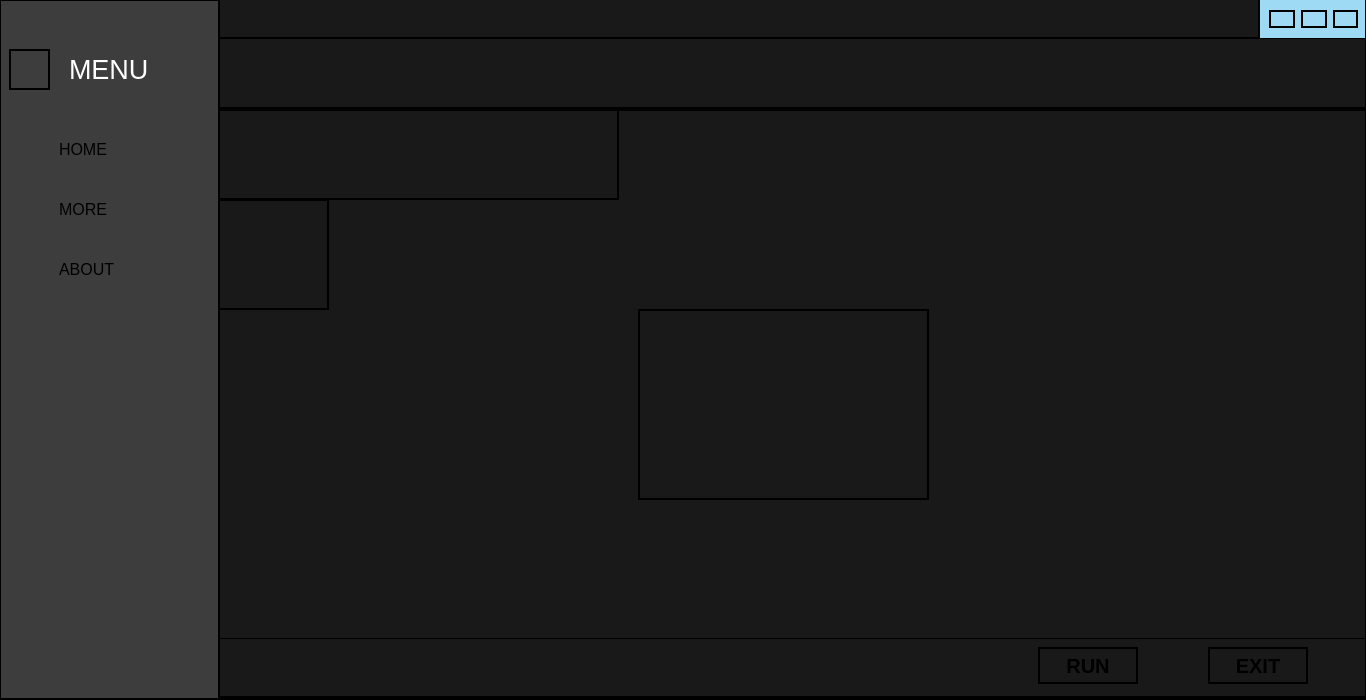
<?xml version="1.0" encoding="UTF-8"?>
<ui version="4.0">
 <class>MainWindow</class>
 <widget class="QMainWindow" name="MainWindow">
  <property name="geometry">
   <rect>
    <x>0</x>
    <y>0</y>
    <width>1366</width>
    <height>700</height>
   </rect>
  </property>
  <property name="windowTitle">
   <string>MainWindow</string>
  </property>
  <widget class="QWidget" name="centralwidget">
   <property name="styleSheet">
    <string notr="true">*{border-color: black;
border-width: 2px;
border-style: solid;
background-color: rgb(26, 25, 25);
}</string>
   </property>
   <widget class="QFrame" name="mainframe">
    <property name="geometry">
     <rect>
      <x>-1</x>
      <y>-1</y>
      <width>1366</width>
      <height>700</height>
     </rect>
    </property>
    <property name="minimumSize">
     <size>
      <width>1366</width>
      <height>700</height>
     </size>
    </property>
    <property name="frameShape">
     <enum>QFrame::StyledPanel</enum>
    </property>
    <property name="frameShadow">
     <enum>QFrame::Raised</enum>
    </property>
    <widget class="QFrame" name="leftside">
     <property name="geometry">
      <rect>
       <x>0</x>
       <y>0</y>
       <width>221</width>
       <height>701</height>
      </rect>
     </property>
     <property name="minimumSize">
      <size>
       <width>60</width>
       <height>701</height>
      </size>
     </property>
     <property name="maximumSize">
      <size>
       <width>221</width>
       <height>701</height>
      </size>
     </property>
     <property name="styleSheet">
      <string notr="true">background-color: rgb(61, 61, 61);</string>
     </property>
     <property name="frameShape">
      <enum>QFrame::StyledPanel</enum>
     </property>
     <property name="frameShadow">
      <enum>QFrame::Raised</enum>
     </property>
     <widget class="QLabel" name="hamburger_label">
      <property name="geometry">
       <rect>
        <x>10</x>
        <y>50</y>
        <width>41</width>
        <height>41</height>
       </rect>
      </property>
      <property name="text">
       <string/>
      </property>
      <property name="pixmap">
       <pixmap>ham.png</pixmap>
      </property>
      <property name="scaledContents">
       <bool>true</bool>
      </property>
     </widget>
     <widget class="QLabel" name="menu_label">
      <property name="geometry">
       <rect>
        <x>70</x>
        <y>50</y>
        <width>101</width>
        <height>41</height>
       </rect>
      </property>
      <property name="styleSheet">
       <string notr="true">border: none;</string>
      </property>
      <property name="text">
       <string>&lt;html&gt;&lt;head/&gt;&lt;body&gt;&lt;p&gt;&lt;span style=&quot; font-size:20pt; color:#ffffff;&quot;&gt;MENU&lt;/span&gt;&lt;/p&gt;&lt;/body&gt;&lt;/html&gt;</string>
      </property>
     </widget>
     <widget class="QPushButton" name="home_button">
      <property name="geometry">
       <rect>
        <x>10</x>
        <y>130</y>
        <width>41</width>
        <height>41</height>
       </rect>
      </property>
      <property name="styleSheet">
       <string notr="true">border: none;</string>
      </property>
      <property name="text">
       <string/>
      </property>
      <property name="icon">
       <iconset>
        <normaloff>home.png</normaloff>home.png</iconset>
      </property>
      <property name="iconSize">
       <size>
        <width>30</width>
        <height>30</height>
       </size>
      </property>
     </widget>
     <widget class="QPushButton" name="more_button">
      <property name="geometry">
       <rect>
        <x>10</x>
        <y>190</y>
        <width>41</width>
        <height>41</height>
       </rect>
      </property>
      <property name="styleSheet">
       <string notr="true">border: none;</string>
      </property>
      <property name="text">
       <string/>
      </property>
      <property name="icon">
       <iconset>
        <normaloff>more.png</normaloff>more.png</iconset>
      </property>
      <property name="iconSize">
       <size>
        <width>35</width>
        <height>35</height>
       </size>
      </property>
     </widget>
     <widget class="QPushButton" name="about_button">
      <property name="geometry">
       <rect>
        <x>10</x>
        <y>250</y>
        <width>41</width>
        <height>41</height>
       </rect>
      </property>
      <property name="styleSheet">
       <string notr="true">border: none;</string>
      </property>
      <property name="text">
       <string/>
      </property>
      <property name="icon">
       <iconset>
        <normaloff>about.png</normaloff>about.png</iconset>
      </property>
      <property name="iconSize">
       <size>
        <width>30</width>
        <height>30</height>
       </size>
      </property>
     </widget>
     <widget class="QLabel" name="home_label">
      <property name="geometry">
       <rect>
        <x>60</x>
        <y>130</y>
        <width>61</width>
        <height>41</height>
       </rect>
      </property>
      <property name="styleSheet">
       <string notr="true">border: none;</string>
      </property>
      <property name="text">
       <string>&lt;html&gt;&lt;head/&gt;&lt;body&gt;&lt;p&gt;&lt;span style=&quot; font-size:12pt;&quot;&gt;HOME&lt;/span&gt;&lt;/p&gt;&lt;/body&gt;&lt;/html&gt;</string>
      </property>
     </widget>
     <widget class="QLabel" name="more_label">
      <property name="geometry">
       <rect>
        <x>60</x>
        <y>190</y>
        <width>71</width>
        <height>41</height>
       </rect>
      </property>
      <property name="styleSheet">
       <string notr="true">border: none;</string>
      </property>
      <property name="text">
       <string>&lt;html&gt;&lt;head/&gt;&lt;body&gt;&lt;p&gt;&lt;span style=&quot; font-size:12pt;&quot;&gt;MORE&lt;/span&gt;&lt;/p&gt;&lt;/body&gt;&lt;/html&gt;</string>
      </property>
     </widget>
     <widget class="QLabel" name="about_label">
      <property name="geometry">
       <rect>
        <x>60</x>
        <y>250</y>
        <width>91</width>
        <height>41</height>
       </rect>
      </property>
      <property name="styleSheet">
       <string notr="true">border: none;</string>
      </property>
      <property name="text">
       <string>&lt;html&gt;&lt;head/&gt;&lt;body&gt;&lt;p&gt;&lt;span style=&quot; font-size:12pt;&quot;&gt;ABOUT&lt;/span&gt;&lt;/p&gt;&lt;/body&gt;&lt;/html&gt;</string>
      </property>
     </widget>
     <widget class="QPushButton" name="menu_button">
      <property name="geometry">
       <rect>
        <x>10</x>
        <y>50</y>
        <width>41</width>
        <height>41</height>
       </rect>
      </property>
      <property name="styleSheet">
       <string notr="true">background: transparent;</string>
      </property>
      <property name="text">
       <string/>
      </property>
     </widget>
    </widget>
    <widget class="QFrame" name="rightside">
     <property name="geometry">
      <rect>
       <x>219</x>
       <y>-1</y>
       <width>1151</width>
       <height>701</height>
      </rect>
     </property>
     <property name="frameShape">
      <enum>QFrame::StyledPanel</enum>
     </property>
     <property name="frameShadow">
      <enum>QFrame::Raised</enum>
     </property>
     <widget class="QFrame" name="header">
      <property name="geometry">
       <rect>
        <x>0</x>
        <y>0</y>
        <width>1151</width>
        <height>111</height>
       </rect>
      </property>
      <property name="styleSheet">
       <string notr="true">*{border-color: black;
border-width: 2px;
border-style: solid;
}</string>
      </property>
      <property name="frameShape">
       <enum>QFrame::StyledPanel</enum>
      </property>
      <property name="frameShadow">
       <enum>QFrame::Raised</enum>
      </property>
      <widget class="QFrame" name="controlpanel">
       <property name="geometry">
        <rect>
         <x>0</x>
         <y>0</y>
         <width>1151</width>
         <height>41</height>
        </rect>
       </property>
       <property name="frameShape">
        <enum>QFrame::StyledPanel</enum>
       </property>
       <property name="frameShadow">
        <enum>QFrame::Raised</enum>
       </property>
       <widget class="QFrame" name="control_button_frame">
        <property name="geometry">
         <rect>
          <x>1040</x>
          <y>0</y>
          <width>111</width>
          <height>42</height>
         </rect>
        </property>
        <property name="styleSheet">
         <string notr="true">background-color: rgb(159, 218, 245);</string>
        </property>
        <property name="frameShape">
         <enum>QFrame::StyledPanel</enum>
        </property>
        <property name="frameShadow">
         <enum>QFrame::Raised</enum>
        </property>
        <layout class="QHBoxLayout" name="horizontalLayout">
         <item>
          <widget class="QPushButton" name="minimize">
           <property name="text">
            <string/>
           </property>
           <property name="icon">
            <iconset>
             <normaloff>minimize.png</normaloff>minimize.png</iconset>
           </property>
          </widget>
         </item>
         <item>
          <widget class="QPushButton" name="restore_and_maximize">
           <property name="text">
            <string/>
           </property>
           <property name="icon">
            <iconset>
             <normaloff>restore.png</normaloff>restore.png</iconset>
           </property>
          </widget>
         </item>
         <item>
          <widget class="QPushButton" name="close">
           <property name="text">
            <string/>
           </property>
           <property name="icon">
            <iconset>
             <normaloff>close.png</normaloff>close.png</iconset>
           </property>
          </widget>
         </item>
        </layout>
       </widget>
      </widget>
     </widget>
     <widget class="QFrame" name="botttomtray">
      <property name="geometry">
       <rect>
        <x>0</x>
        <y>639</y>
        <width>1151</width>
        <height>61</height>
       </rect>
      </property>
      <property name="frameShape">
       <enum>QFrame::StyledPanel</enum>
      </property>
      <property name="frameShadow">
       <enum>QFrame::Raised</enum>
      </property>
      <widget class="QPushButton" name="run_button">
       <property name="geometry">
        <rect>
         <x>820</x>
         <y>10</y>
         <width>100</width>
         <height>37</height>
        </rect>
       </property>
       <property name="font">
        <font>
         <pointsize>15</pointsize>
         <weight>75</weight>
         <bold>true</bold>
        </font>
       </property>
       <property name="styleSheet">
        <string notr="true">*{
border: none;
background: transparent;
}</string>
       </property>
       <property name="text">
        <string>RUN</string>
       </property>
      </widget>
      <widget class="QPushButton" name="exit_button">
       <property name="geometry">
        <rect>
         <x>990</x>
         <y>10</y>
         <width>100</width>
         <height>37</height>
        </rect>
       </property>
       <property name="font">
        <font>
         <pointsize>15</pointsize>
         <weight>75</weight>
         <bold>true</bold>
        </font>
       </property>
       <property name="styleSheet">
        <string notr="true">*{
border: none;
background: transparent;
}</string>
       </property>
       <property name="text">
        <string>EXIT</string>
       </property>
      </widget>
      <widget class="QLabel" name="run_button_label">
       <property name="geometry">
        <rect>
         <x>820</x>
         <y>10</y>
         <width>100</width>
         <height>37</height>
        </rect>
       </property>
       <property name="text">
        <string/>
       </property>
       <property name="pixmap">
        <pixmap>button1.jpg</pixmap>
       </property>
       <property name="scaledContents">
        <bool>true</bool>
       </property>
      </widget>
      <widget class="QLabel" name="exit_button_label">
       <property name="geometry">
        <rect>
         <x>990</x>
         <y>10</y>
         <width>100</width>
         <height>37</height>
        </rect>
       </property>
       <property name="text">
        <string/>
       </property>
       <property name="pixmap">
        <pixmap>button1.jpg</pixmap>
       </property>
       <property name="scaledContents">
        <bool>true</bool>
       </property>
      </widget>
      <zorder>exit_button_label</zorder>
      <zorder>run_button_label</zorder>
      <zorder>run_button</zorder>
      <zorder>exit_button</zorder>
     </widget>
     <widget class="QFrame" name="body">
      <property name="geometry">
       <rect>
        <x>-1</x>
        <y>109</y>
        <width>1151</width>
        <height>531</height>
       </rect>
      </property>
      <property name="frameShape">
       <enum>QFrame::StyledPanel</enum>
      </property>
      <property name="frameShadow">
       <enum>QFrame::Raised</enum>
      </property>
      <widget class="QStackedWidget" name="stackedWidget">
       <property name="geometry">
        <rect>
         <x>-1</x>
         <y>0</y>
         <width>1151</width>
         <height>561</height>
        </rect>
       </property>
       <widget class="QWidget" name="home">
        <widget class="QLabel" name="background_image">
         <property name="geometry">
          <rect>
           <x>0</x>
           <y>0</y>
           <width>1151</width>
           <height>561</height>
          </rect>
         </property>
         <property name="text">
          <string/>
         </property>
         <property name="pixmap">
          <pixmap>three.jpg</pixmap>
         </property>
         <property name="scaledContents">
          <bool>true</bool>
         </property>
        </widget>
        <widget class="QLabel" name="initialize">
         <property name="geometry">
          <rect>
           <x>0</x>
           <y>0</y>
           <width>401</width>
           <height>91</height>
          </rect>
         </property>
         <property name="text">
          <string/>
         </property>
         <property name="pixmap">
          <pixmap>initialize.gif</pixmap>
         </property>
         <property name="scaledContents">
          <bool>false</bool>
         </property>
        </widget>
        <widget class="QLabel" name="jarvis">
         <property name="geometry">
          <rect>
           <x>420</x>
           <y>200</y>
           <width>291</width>
           <height>191</height>
          </rect>
         </property>
         <property name="text">
          <string/>
         </property>
         <property name="pixmap">
          <pixmap>original.gif</pixmap>
         </property>
         <property name="scaledContents">
          <bool>true</bool>
         </property>
        </widget>
        <widget class="QLabel" name="ironman">
         <property name="geometry">
          <rect>
           <x>0</x>
           <y>90</y>
           <width>111</width>
           <height>111</height>
          </rect>
         </property>
         <property name="text">
          <string/>
         </property>
         <property name="pixmap">
          <pixmap>jarvis1.gif</pixmap>
         </property>
         <property name="scaledContents">
          <bool>true</bool>
         </property>
        </widget>
        <widget class="QTextBrowser" name="textBrowser">
         <property name="geometry">
          <rect>
           <x>910</x>
           <y>20</y>
           <width>231</width>
           <height>71</height>
          </rect>
         </property>
         <property name="styleSheet">
          <string notr="true">background: transparent;
border: none;</string>
         </property>
        </widget>
        <widget class="QTextBrowser" name="textBrowser_2">
         <property name="geometry">
          <rect>
           <x>680</x>
           <y>20</y>
           <width>231</width>
           <height>71</height>
          </rect>
         </property>
         <property name="styleSheet">
          <string notr="true">background: transparent;
border: none;</string>
         </property>
        </widget>
       </widget>
       <widget class="QWidget" name="more">
        <widget class="QLabel" name="more_main_label">
         <property name="geometry">
          <rect>
           <x>280</x>
           <y>150</y>
           <width>591</width>
           <height>221</height>
          </rect>
         </property>
         <property name="styleSheet">
          <string notr="true">background-color: rgb(61, 61, 61);
border-radius: 30px;</string>
         </property>
         <property name="text">
          <string>&lt;html&gt;&lt;head/&gt;&lt;body&gt;&lt;p align=&quot;center&quot;&gt;&lt;span style=&quot; font-size:28pt;&quot;&gt;New features coming soon!&lt;/span&gt;&lt;/p&gt;&lt;p align=&quot;center&quot;&gt;&lt;span style=&quot; font-size:28pt;&quot;&gt;Stay tuned!&lt;/span&gt;&lt;/p&gt;&lt;/body&gt;&lt;/html&gt;</string>
         </property>
        </widget>
       </widget>
       <widget class="QWidget" name="about">
        <widget class="QLabel" name="about_main_label">
         <property name="geometry">
          <rect>
           <x>340</x>
           <y>140</y>
           <width>501</width>
           <height>261</height>
          </rect>
         </property>
         <property name="styleSheet">
          <string notr="true">background-color: rgb(61, 61, 61);
border-radius: 30px;</string>
         </property>
         <property name="text">
          <string/>
         </property>
        </widget>
        <widget class="QLabel" name="profile">
         <property name="geometry">
          <rect>
           <x>370</x>
           <y>170</y>
           <width>91</width>
           <height>91</height>
          </rect>
         </property>
         <property name="text">
          <string/>
         </property>
         <property name="pixmap">
          <pixmap>download.jpg</pixmap>
         </property>
         <property name="scaledContents">
          <bool>true</bool>
         </property>
        </widget>
        <widget class="QLabel" name="name">
         <property name="geometry">
          <rect>
           <x>460</x>
           <y>170</y>
           <width>171</width>
           <height>51</height>
          </rect>
         </property>
         <property name="font">
          <font>
           <family>Nirmala UI</family>
          </font>
         </property>
         <property name="styleSheet">
          <string notr="true">background: transparent;
border: none;</string>
         </property>
         <property name="text">
          <string>&lt;html&gt;&lt;head/&gt;&lt;body&gt;&lt;p align=&quot;center&quot;&gt;&lt;span style=&quot; font-size:18pt; font-weight:600; color:#ffffff;&quot;&gt;BEN K SEBY&lt;/span&gt;&lt;/p&gt;&lt;/body&gt;&lt;/html&gt;</string>
         </property>
        </widget>
        <widget class="QLabel" name="email">
         <property name="geometry">
          <rect>
           <x>460</x>
           <y>240</y>
           <width>191</width>
           <height>41</height>
          </rect>
         </property>
         <property name="font">
          <font>
           <family>Nirmala UI</family>
          </font>
         </property>
         <property name="styleSheet">
          <string notr="true">background: transparent;
border: none;</string>
         </property>
         <property name="text">
          <string>&lt;html&gt;&lt;head/&gt;&lt;body&gt;&lt;p align=&quot;center&quot;&gt;&lt;span style=&quot; font-size:12pt; color:#ffffff;&quot;&gt;benkseby@gmail.com&lt;/span&gt;&lt;/p&gt;&lt;/body&gt;&lt;/html&gt;</string>
         </property>
        </widget>
        <widget class="QPushButton" name="github">
         <property name="geometry">
          <rect>
           <x>480</x>
           <y>320</y>
           <width>41</width>
           <height>41</height>
          </rect>
         </property>
         <property name="styleSheet">
          <string notr="true">background: transparent;
border-radius: 10px;</string>
         </property>
         <property name="text">
          <string/>
         </property>
         <property name="icon">
          <iconset>
           <normaloff>github.png</normaloff>github.png</iconset>
         </property>
         <property name="iconSize">
          <size>
           <width>30</width>
           <height>30</height>
          </size>
         </property>
        </widget>
       </widget>
      </widget>
     </widget>
    </widget>
   </widget>
  </widget>
 </widget>
 <resources/>
 <connections/>
</ui>
